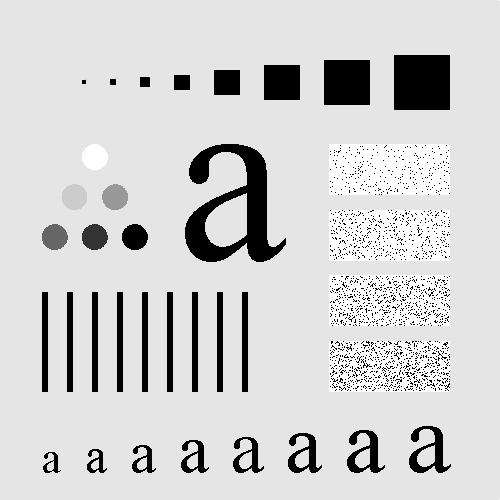
%> input picture spatial_filtering/Letters-a.jpg, 500 x 500 px
$ octave untitled.m   (GNU Octave 9; MATLAB toolbox functions it lacks are replaced by stand-ins)
%> lines starting %> are read from the running program, lines starting %| are printed output that depends on the picture
%% 使用matlab内置函数的均值滤波器
Image=imread('Letters-a.jpg');
%> Image is the input picture: size 500x500 uint8; min 0, max 255, mean 207.4
w1=fspecial('average',3);       % 3×3均值滤波模板
w2=fspecial('average',5);       % 5×5均值滤波模板
w3=fspecial('average',7);
w4=fspecial('average',9);
result1=imfilter(Image,w1,'conv','replicate');
result2=imfilter(Image,w2,'conv','replicate');
result3=imfilter(Image,w3,'conv','replicate');
result4=imfilter(Image,w4,'conv','replicate');
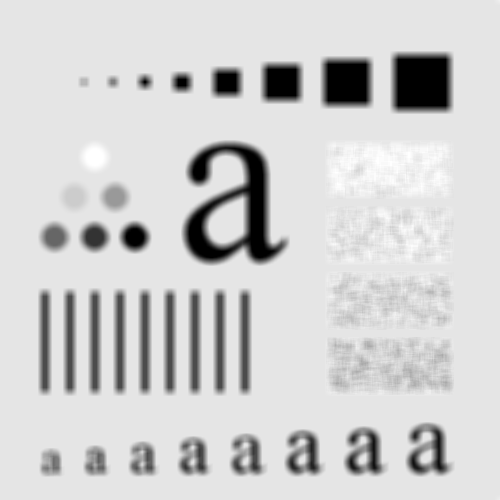
%> result4: size 500x500 uint8; min 0, max 255, mean 207.4; mean of the top-left, top-right, bottom-left and bottom-right quarters 210.4, 200.6, 202.8, 215.7
figure
subplot(151),imshow(Image),title('原图')
subplot(152),imshow(uint8(result1)),title('3×3均值滤波')
subplot(153),imshow(uint8(result2)),title('5×5均值滤波')
subplot(154),imshow(uint8(result3)),title('7×7均值滤波')
subplot(155),imshow(uint8(result4)),title('9×9均值滤波')

%% Sobel锐化
I = imread('lotus.bmp');
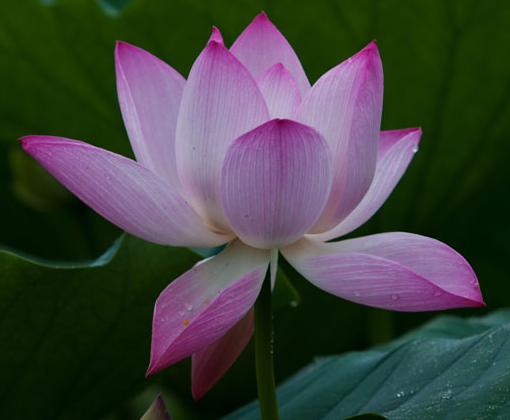
%> input picture spatial_filtering/lotus.bmp, 510 x 420 px
%> I is the input picture: size 420x510x3 uint8; mean R, G, B 64.7, 67.3, 62.8
I=rgb2gray(I);
%> I: size 420x510 uint8
H1=[-1 -2 -1;0 0 0;1 2 1];H2=[-1 0 1;-2 0 2;-1 0 1];        %Sobel算子模板
R1= imfilter(I,H1);
R2= imfilter(I,H2);
edge=abs(R1)+abs(R2);           % 基于模板运算获取Sobel梯度图像
img=I+edge;     %锐化图像
figure,
subplot(121),imshow(I),title('原图')
subplot(122),imshow(img),title('Sobel')

%% Prewitt锐化
I = imread('lotus.bmp');
I=rgb2gray(I);
I=im2double(I);
%> I: size 420x510 double
H1=[-1 -1 -1;0 0 0;1 1 1];H2=[-1 0 1;-1 0 1;-1 0 1];        %Prewitt算子模板，两个模板
R1= imfilter(I,H1);
%> R1: size 420x510 double
R2= imfilter(I,H2);
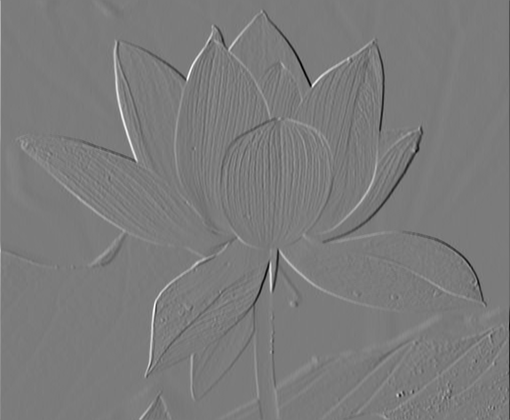
%> R2: size 420x510 double; min -1.4, max 1.48, mean 0.000237; drawn with min black and max white
edge=abs(R1)+abs(R2);           % 基于模板运算获取Prewitt梯度图像
%> edge: size 420x510 double
img=I+edge;
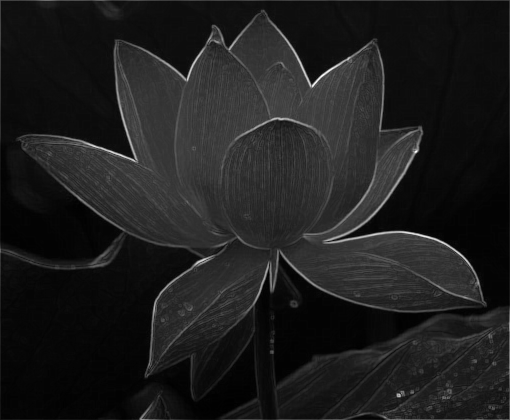
%> img: size 420x510 double; min 0.0157, max 2.78, mean 0.345; drawn with min black and max white
figure,
subplot(121),imshow(I),title('原图')
subplot(122),imshow(img),title('Prewitt')
%> after `imshow(img)`:
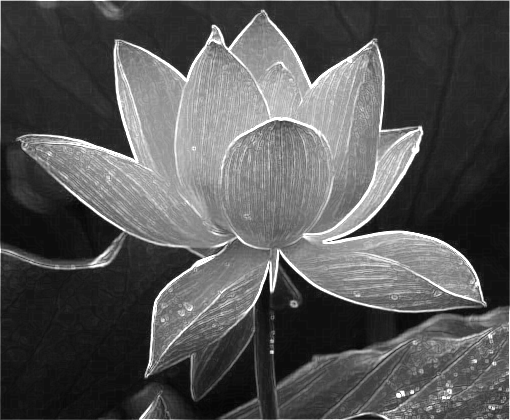
%> displayed picture: size 420x510, on the screen's scale of 0 to 255; min 4, max 255, mean 86.1

%% Robert锐化
I = imread('lotus.bmp');
I=rgb2gray(I);
H1= [1 0;0 -1]; H2 = [0 1; -1 0];           %Robert算子模板
R1 = imfilter(I,H1);
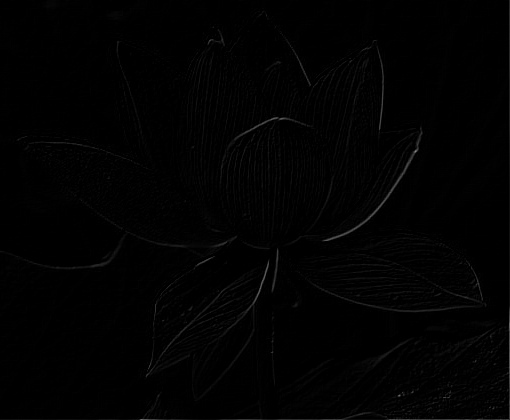
%> R1: size 420x510 uint8; min 0, max 132, mean 1.8
R2 = imfilter(I,H2);
%> R2: size 420x510 uint8
edge= abs(R1) + abs(R2);        % 基于模板运算获取Robert梯度图像
%> edge: size 420x510 uint8
img = I + edge;
%> img: size 420x510 uint8
figure
subplot(121),imshow(I),title('原图')
subplot(122),imshow(img),title('Robert')
%% laplacian 锐化
I = imread('lotus.bmp');
I=rgb2gray(I);
H1=[0 -1 0;-1 5 -1;0 -1 0];         %拉普拉斯锐化模板
img=imfilter(I,H1);
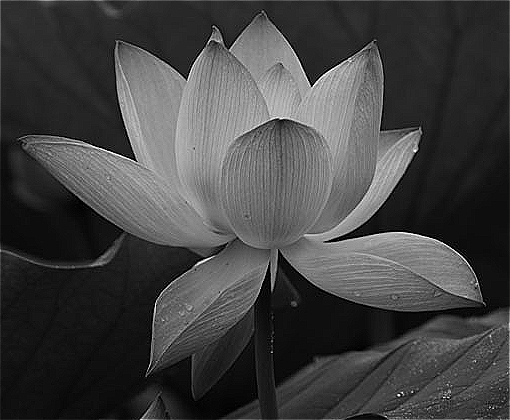
%> img: size 420x510 uint8; min 0, max 255, mean 66.5
figure
subplot(121),imshow(I),title('原图')
subplot(122),imshow(img),title('Laplacian')
